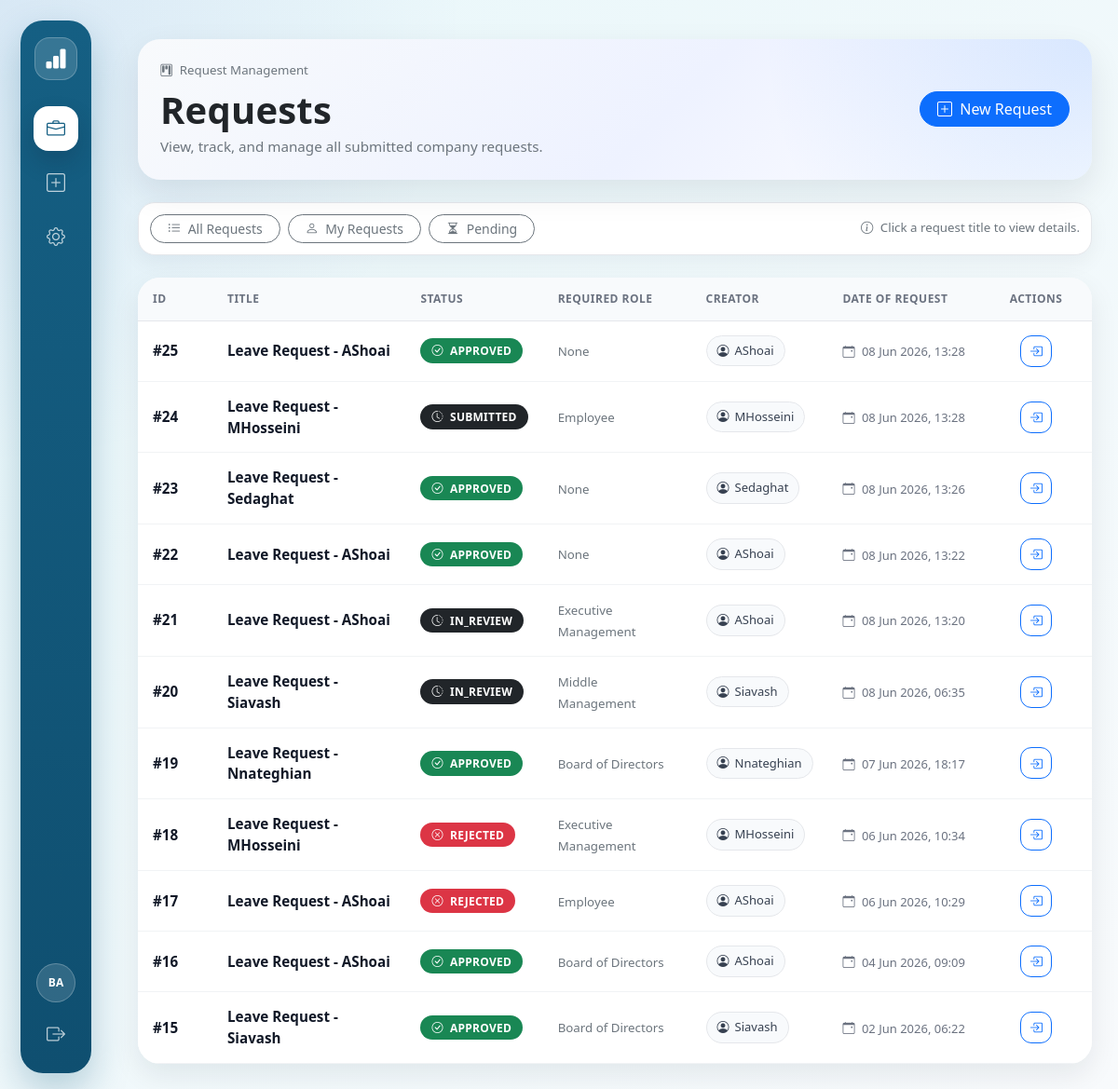
The app's page / (signed in) with its own data.
### core/models.py (models this page shows, shortened)
class Request(models.Model):
    title = models.CharField(max_length=200)
    body = models.TextField(blank=True)
    created_by = models.ForeignKey(
        settings.AUTH_USER_MODEL,
        on_delete=models.PROTECT,
        related_name="requests_created",
    )
    created_at = models.DateTimeField(default=timezone.now)
    status = models.CharField(
        max_length=20,
        choices=RequestStatus.choices,
        default=RequestStatus.DRAFT,
    )
    required_user = models.ForeignKey(
        settings.AUTH_USER_MODEL,
        null=True,
        blank=True,
        on_delete=models.SET_NULL,
        related_name="requests_waiting_on_me",
        help_text="If set, this specific user must act before role-based approvals.",
    )
    required_role = models.IntegerField(
        choices=Role.choices,
        null=True,
        blank=True,
        help_text="Role required to act next.",
    )
    class Meta:
        ordering = ["-created_at"]

### core/views.py (the view)
# urls.py: path("", views.request_list, name="home"),
@login_required
def request_list(request):
    user = request.user
    qs = get_visible_requests_queryset(user)
    options_qs = qs
    title_options = (
        options_qs
        .exclude(title__isnull=True)
        .exclude(title__exact="")
        .values_list("title", flat=True)
        .distinct()
        .order_by("title")
    )
    role_options = [
        {"value": str(value), "label": label}
        for value, label in Role.choices
        if options_qs.filter(required_role=value).exists()
    ]
    creator_options = (
        options_qs
        .values("created_by__id", "created_by__username")
        .distinct()
        .order_by("created_by__username")
    )
    date_options = (
        options_qs
        .annotate(request_date=TruncDate("created_at"))
        .values_list("request_date", flat=True)
        .distinct()
        .order_by("-request_date")
    )
    selected_title = request.GET.get("title", "")
    selected_status = request.GET.get("status", "")
    selected_role = request.GET.get("role", "")
    selected_creator = request.GET.get("creator", "")
    selected_date = request.GET.get("date", "")
    selected_mine = request.GET.get("mine", "")
    selected_pending = request.GET.get("pending", "")
    qs = apply_request_filters(qs, request)
    return render(
        request,
        "core/request_list.html",
        {
            "requests": qs,
            "title_options": title_options,
            "role_options": role_options,
            "creator_options": creator_options,
            "date_options": date_options,
            "selected_title": selected_title,
            "selected_status": selected_status,
            "selected_role": selected_role,
            "selected_creator": selected_creator,
            "selected_date": selected_date,
            "selected_mine": selected_mine,
            "selected_pending": selected_pending,
            "can_export_excel": can_export_requests(user),
        },
    )

### companycrm/1/companycrm/core/templates/core/request_list.html (shortened to what this page needs)
{% extends "base.html" %}
{% block content %}
  <div class="requests-page">
    <div class="card requests-hero mb-4">
      <div class="card-body p-4">
        <div class="d-flex justify-content-between align-items-center flex-wrap gap-3">
          <div>
            <div class="text-muted small mb-2">
              <i class="bi bi-kanban me-1"></i>
              Request Management
            </div>
            <h1 class="page-title mb-1">Requests</h1>
            <div class="text-muted">View, track, and manage all submitted company requests.</div>
          </div>
          <a class="btn btn-primary btn-pill" href="{% url 'request_new_hub' %}">
            <i class="bi bi-plus-square me-1"></i>
            New Request
          </a>
        </div>
      </div>
    </div>
    <div class="filter-bar mb-4">
      <div class="d-flex justify-content-between align-items-center flex-wrap gap-2">
        <div class="d-flex flex-wrap gap-2">
          <a class="btn btn-outline-secondary btn-sm btn-pill"
             href="{% url 'request_list' %}">
            <i class="bi bi-list-ul me-1"></i>
            All Requests
          </a>
          <a class="btn btn-outline-secondary btn-sm btn-pill" href="?mine=1">
            <i class="bi bi-person me-1"></i>
            My Requests
          </a>
          <a class="btn btn-outline-secondary btn-sm btn-pill" href="?pending=1">
            <i class="bi bi-hourglass-split me-1"></i>
            Pending
          </a>
        </div>
        <div class="text-muted small">
          <i class="bi bi-info-circle me-1"></i>
          Click a request title to view details.
        </div>
      </div>
    </div>
    <div class="card requests-card">
      <div class="card-body p-0">
        <div class="table-responsive">
          <table class="table table-hover mb-0 requests-table">
            <thead>
              <tr>
                <th style="width:80px;">ID</th>
                <th>Title</th>
                <th>Status</th>
                <th>Required Role</th>
                <th>Creator</th>
                <th>Date of Request</th>
                <th class="text-center" style="width:120px;">Actions</th>
              </tr>
            </thead>
            <tbody>
              {% for r in requests %}
                <tr>
                  <td>
                    <span class="request-id">#{{ r.pk }}</span>
                  </td>
                  <td>
                    <a class="request-title-link" href="{% url 'request_detail' r.pk %}">{{ r.title }}</a>
                  </td>
                  <td>
                    {% if r.status == "APPROVED" or r.status == "APPROVE" %}
                      <span class="badge text-bg-success status-badge">
                        <i class="bi bi-check-circle me-1"></i>
                        {{ r.status }}
                      </span>
                    {% elif r.status == "REJECTED" or r.status == "REJECT" %}
                      <span class="badge text-bg-danger status-badge">
                        <i class="bi bi-x-circle me-1"></i>
                        {{ r.status }}
                      </span>
                    {% elif r.status == "CANCELLED" or r.status == "CANCELED" %}
                      <span class="badge text-bg-secondary status-badge">
                        <i class="bi bi-x-octagon me-1"></i>
                        {{ r.status }}
                      </span>
                    {% else %}
                      <span class="badge text-bg-dark status-badge">
                        <i class="bi bi-clock-history me-1"></i>
                        {{ r.status }}
                      </span>
                    {% endif %}
                  </td>
                  <td>
                    <span class="text-muted small">{{ r.get_required_role_display }}</span>
                  </td>
                  <td>
                    <span class="creator-pill">
                      <i class="bi bi-person-circle"></i>
                      {{ r.created_by.username }}
                    </span>
                  </td>
                  <td>
                    <span class="date-text">
                      <i class="bi bi-calendar-event me-1"></i>
                      {{ r.created_at|date:"d M Y, H:i" }}
                    </span>
                  </td>
                  <td class="text-center">
                    <a class="btn btn-sm btn-outline-primary action-btn"
                       href="{% url 'request_detail' r.pk %}"
                       title="View request">
                      <i class="bi bi-box-arrow-in-right"></i>
                    </a>
                  </td>
                </tr>
              {% endfor %}
            </tbody>
          </table>
        </div>
      </div>
    </div>
  </div>
{% endblock %}

### companycrm/1/companycrm/core/templates/base.html (shortened to what this page needs)
{% load static %}
<!DOCTYPE html>
<html lang="en" data-bs-theme="light">
  <head>
    <link href="https://cdn.jsdelivr.net/npm/bootstrap@5.3.3/dist/css/bootstrap.min.css"
          rel="stylesheet" />
    <link href="https://cdn.jsdelivr.net/npm/bootstrap-icons@1.11.3/font/bootstrap-icons.css"
          rel="stylesheet" />
    <link href="{% static 'css/custom.css' %}" rel="stylesheet" />
    <link rel="stylesheet" href="{% static 'css/custom.css' %}?v=2">
  </head>
  <body>
    <div class="app-shell">
      <aside class="app-sidebar">
        <a class="sidebar-brand" href="{% url 'home' %}" title="ATO CRM">
          <i class="bi bi-bar-chart-fill"></i>
        </a>
        <nav class="sidebar-nav">
          <a class="sidebar-link {% if request.path == '/' or request.path|slice:':10' == '/requests/' %}active{% endif %}"
             href="{% url 'request_list' %}"
             title="Requests">
            <i class="bi bi-briefcase"></i>
          </a>
          <a class="sidebar-link {% if request.path == '/requests/new/' %}active{% endif %}"
             href="{% url 'request_new_hub' %}"
             title="New Request">
            <i class="bi bi-plus-square"></i>
          </a>
          {% if user.is_authenticated %}
            <a class="sidebar-link" href="/admin/" title="Admin">
              <i class="bi bi-gear"></i>
            </a>
          {% endif %}
        </nav>
        <div class="sidebar-bottom">
          {% if user.is_authenticated %}
            <div class="user-circle" title="{{ user.get_username }}">{{ user.get_username|slice:":2"|upper }}</div>
            <form method="post" action="{% url 'logout' %}">
              <button class="sidebar-logout" type="submit" title="Logout">
                <i class="bi bi-box-arrow-right"></i>
              </button>
            </form>
          {% else %}
            <a class="sidebar-link" href="{% url 'login' %}" title="Login">
              <i class="bi bi-box-arrow-in-right"></i>
            </a>
          {% endif %}
        </div>
      </aside>
      <div class="app-main">
        <main class="{% block container_class %}{% endblock %}">
          {% block content %}{% endblock %}
        </main>
      </div>
    </div>
  </body>
</html>

### records on screen
Request: pk "25", title "Leave Request - AShoai", status "APPROVED", required_role "None", created_by.username "AShoai", created_at "08 Jun 2026, 13:28"
Request: pk "24", title "Leave Request - MHosseini", status "SUBMITTED", required_role "Employee", created_by.username "MHosseini", created_at "08 Jun 2026, 13:28"
Request: pk "23", title "Leave Request - Sedaghat", status "APPROVED", required_role "None", created_by.username "Sedaghat", created_at "08 Jun 2026, 13:26"
Request: pk "22", title "Leave Request - AShoai", status "APPROVED", required_role "None", created_by.username "AShoai", created_at "08 Jun 2026, 13:22"
Request: pk "21", title "Leave Request - AShoai", status "IN_REVIEW", required_role "Executive Management", created_by.username "AShoai", created_at "08 Jun 2026, 13:20"
Request: pk "20", title "Leave Request - Siavash", status "IN_REVIEW", required_role "Middle Management", created_by.username "Siavash", created_at "08 Jun 2026, 06:35"
Request: pk "19", title "Leave Request - Nnateghian", status "APPROVED", required_role "Board of Directors", created_by.username "Nnateghian", created_at "07 Jun 2026, 18:17"
Request: pk "18", title "Leave Request - MHosseini", status "REJECTED", required_role "Executive Management", created_by.username "MHosseini", created_at "06 Jun 2026, 10:34"
Request: pk "17", title "Leave Request - AShoai", status "REJECTED", required_role "Employee", created_by.username "AShoai", created_at "06 Jun 2026, 10:29"
Request: pk "16", title "Leave Request - AShoai", status "APPROVED", required_role "Board of Directors", created_by.username "AShoai", created_at "04 Jun 2026, 09:09"
Request: pk "15", title "Leave Request - Siavash", status "APPROVED", required_role "Board of Directors", created_by.username "Siavash", created_at "02 Jun 2026, 06:22"

### other values on screen
{{ user.get_username|slice:":2"|upper }} "BA"
